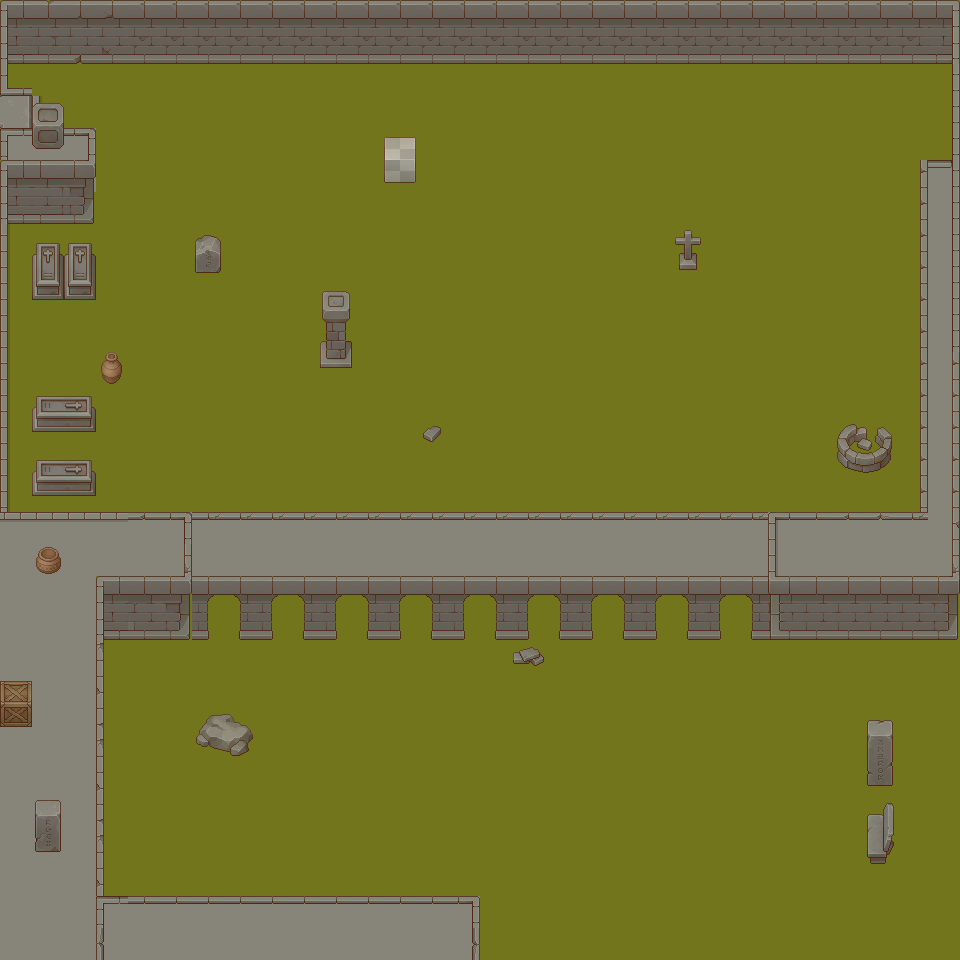

Tiled map render using the project's own tile images. Description and the map definition, with tile-layer contents summarised, below:
An orthogonal 30x30 tile map with 32x32 px tiles, 4 tile layers (grds, city_wall01, city_wall02, objects), 1 hidden layer not drawn and 2 objects (start, end).

<map version="1.5" tiledversion="1.7.2" orientation="orthogonal" renderorder="right-down" width="30" height="30" tilewidth="32" tileheight="32" infinite="0" nextlayerid="7" nextobjectid="3">
 <editorsettings>
  <export target="abandoned_city01.json" format="json" />
 </editorsettings>
 <tileset firstgid="1" name="abandonded_city-tilesets" tilewidth="32" tileheight="32" tilecount="600" columns="8">
  <image source="mapImgs/abandonded_city-tilesets.png" width="256" height="2400" />
 </tileset>
 <layer id="1" name="grds" width="30" height="30">
  <data>[900 cells, 900 non-empty, 2 distinct tile ids]</data>
 </layer>
 <layer id="3" name="city_wall01" width="30" height="30">
  <data>[900 cells, 181 non-empty, 15 distinct tile ids]</data>
 </layer>
 <layer id="2" name="city_wall02" width="30" height="30">
  <data>[900 cells, 176 non-empty, 41 distinct tile ids]</data>
 </layer>
 <layer id="4" name="objects" width="30" height="30">
  <data>[900 cells, 46 non-empty, 39 distinct tile ids]</data>
 </layer>
 <objectgroup id="6" name="objectLayer" locked="1">
  <object id="1" name="start" x="544" y="928">
   <point />
  </object>
  <object id="2" name="end" x="920" y="63.6667" width="31.3333" height="95.6667" />
 </objectgroup>
 <layer id="5" name="chest" width="30" height="30" visible="0" locked="1">
  <data>[900 cells, 1 non-empty, 1 distinct tile ids]</data>
 </layer>
</map>
